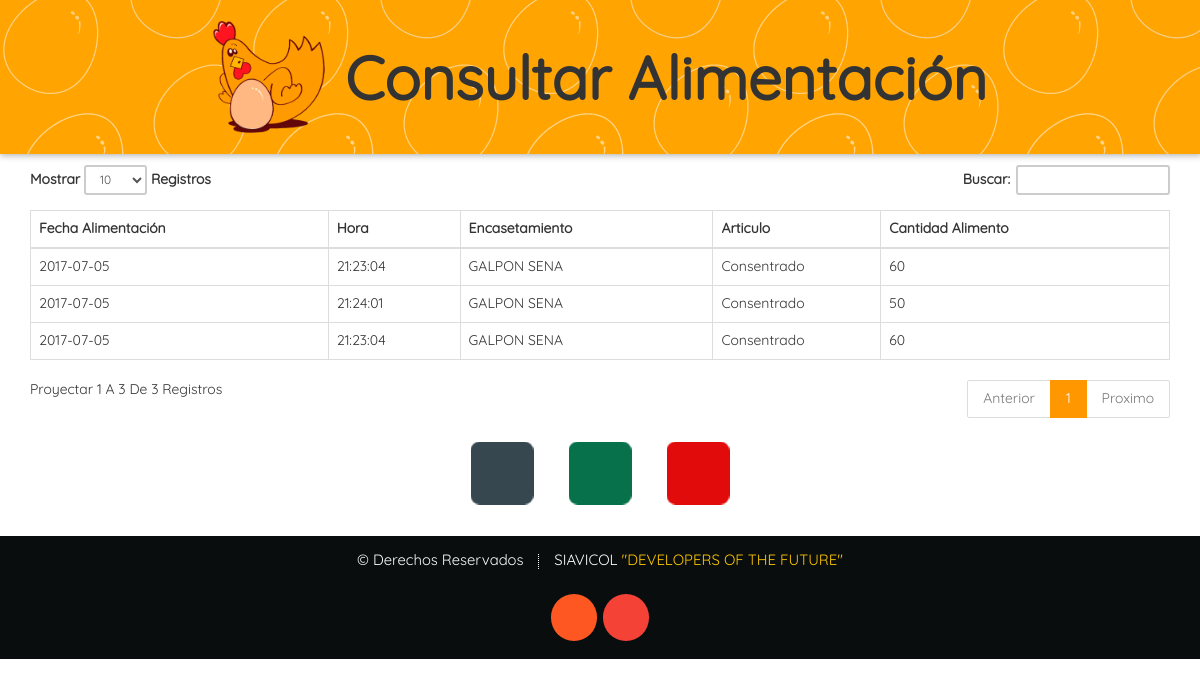
Page /Paginas/Administrador/Consultar/Cons_Alimentacion.php (signed in) on the committed database.
### tables this page shows
CREATE TABLE `alimentacion` (
  `idAlimentacion` bigint(20) NOT NULL AUTO_INCREMENT,
  `idEncasetamiento` bigint(20) NOT NULL,
  `idArticulo` bigint(20) NOT NULL,
  `Cantidad` int(11) NOT NULL,
  `Fecha` date NOT NULL,
  `Hora` time NOT NULL,
  PRIMARY KEY (`idAlimentacion`),
  KEY `idEncasetamiento` (`idEncasetamiento`),
  KEY `idArticulo` (`idArticulo`),
  CONSTRAINT `alimentacion_ibfk_1` FOREIGN KEY (`idEncasetamiento`) REFERENCES `encasetamiento` (`idEncasetamiento`) ON DELETE CASCADE
);

CREATE TABLE `galpon` (
  `idGalpon` bigint(11) NOT NULL AUTO_INCREMENT,
  `NombreGalpon` varchar(30) NOT NULL,
  `ExtensionGalpon` int(11) NOT NULL,
  `CantidadAnimales` int(11) NOT NULL,
  `Estado` varchar(10) NOT NULL,
  PRIMARY KEY (`idGalpon`)
);

CREATE TABLE `articulos` (
  `idArticulo` bigint(20) NOT NULL AUTO_INCREMENT,
  `idTipoArticulo` bigint(20) NOT NULL,
  `idMarca` bigint(20) NOT NULL,
  `Nombre` varchar(30) NOT NULL,
  `UnidadMedida` varchar(30) NOT NULL,
  PRIMARY KEY (`idArticulo`),
  KEY `idTipoArticulo` (`idTipoArticulo`),
  KEY `idMarca` (`idMarca`),
  KEY `idMarca_2` (`idMarca`),
  CONSTRAINT `articulos_ibfk_1` FOREIGN KEY (`idMarca`) REFERENCES `marcas` (`idMarca`) ON DELETE CASCADE,
  CONSTRAINT `articulos_ibfk_2` FOREIGN KEY (`idTipoArticulo`) REFERENCES `tipoarticulos` (`idTipoArticulo`) ON DELETE CASCADE
);

### Paginas/Administrador/Consultar/Cons_Alimentacion.php (the view, shortened to what this page needs)
<?php
if (isset($_SESSION['ADMINISTRADOR']))
{
?>
<!DOCTYPE html>
<html lang="es">
<head>
	<link rel="stylesheet" type="text/css" href="../../../assets/css/icons.css" />
	<link rel="stylesheet" type="text/css" href="../../../assets/css/component.css" />
	<link rel="stylesheet" type="text/css" href="../../../assets/css/bootstrap.min.css"/>
</head>
<body>
  <div class="container-s">
	<div class="mp-pusher" id="mp-pusher">
	  <div class="scroller">
        <div class="scroller-inner">
          <div class="block block-40 ">
            <a href="#" id="trigger" class="menu-trigger icon_m icon-reorder-option"></a>
              <div class="banner_contenido">
                <img class="logo_siavicol" src="../../../assets/img/Logo_Siavicol.png" alt="">
                <h1 class="banner_h1">Consultar Alimentación</h1>
              </div>
          </div>
		    <div class="container">
              <table class="table table-hover table-bordered" id="sampleTable">
              	<thead>
		          <tr>
			        <th>Fecha Alimentación</th>
			        <th>Hora</th>
			        <th>Encasetamiento</th>
			        <th>Articulo</th>
			        <th>Cantidad Alimento</th>
		          </tr>
	            </thead>
	            <tbody>
				  <?php
					$local="localhost";
					$usuario="root";
					$contra="";
					$bd="siavicol";
					$conexion=mysqli_connect($local,$usuario,$contra,$bd);
					$busqueda="SELECT `idAlimentacion`, galpon.NombreGalpon, articulos.Nombre, alimentacion.Cantidad, `Fecha`, `Hora` FROM `alimentacion` INNER JOIN encasetamiento ON alimentacion.idEncasetamiento=encasetamiento.idEncasetamiento INNER JOIN articulos ON alimentacion.idArticulo=articulos.idArticulo INNER JOIN galpon ON encasetamiento.idGalpon=galpon.idGalpon	 ORDER BY Fecha";
					$query=mysqli_query($conexion,$busqueda);
					while ($fila=mysqli_fetch_row($query)){
						echo "<tr> ";
						echo "<td>$fila[4]  </td>";
						echo "<td>$fila[5]  </td>";
						echo "<td>$fila[1] </td>";
						echo "<td>$fila[2] </td>";
						echo "<td>$fila[3] </td>
						</tr>";
						}
 					?>
                </tbody>
			  </table>
			</div>
          <div class="box">
			<a class="button button--Registrar" href="../Registrar/Reg_Alimentacion.php" ><i class="button__icons icon_b icon-reply-arrow"></i><span>Guardar</span></a>
			<a class="button button--Excel" target="_blank" href="../Exportar/Exportar_Excel/Expor-Excel_Alimentacion.php"><i class="button__icons icon_b icon-xls"></i><span>Exportar Excel</span></a>
			<a class="button button--PDF" target="_blank" href="../Exportar/Exportar_PDF/Expor-PDF_Alimentacion.php"><i class="button__icons icon_b icon-pdf"></i><span>Exportar PDF</span></a>
		  </div>
		  <footer id="footer">
			<ul class="copyright">
			  <li class="copyright_li">&copy; Derechos Reservados</li><li class="copyright_li">SIAVICOL <a class="copyright_a" target="_blank" href="../Ayuda/Desarrolladores.php">"DEVELOPERS OF THE FUTURE"</a></li>
			</ul>
			<div class="icons footer_ul">
			  <a target="_blank" href="https://siavicol.blogspot.com.co" class="footer_li icons circle-footer icon-blogger"><span class="label">Blogger</span></a>
			  <a target="_blank" href="https://plus.google.com/u/0/115246479691012654876" class="footer_li icons circle-footer icon-google-plus"><span class="label">Google+</span></a>
			</div>
		  </footer>
	    </div>
	  </div>
	</div>
  </div>
<?php
}
	else
{
	echo "<script type='text/javascript'>alert('Acceso Denegado');location='../../../index.php?Acceso Denegado'</script>";
}
?>
</body>
</html>

### rows in the picture
alimentacion: Fecha "2017-07-05", Hora "21:23:04", galpon.NombreGalpon "GALPON SENA", idArticulo.Nombre "Consentrado", Cantidad "60"
alimentacion: Fecha "2017-07-05", Hora "21:24:01", galpon.NombreGalpon "GALPON SENA", idArticulo.Nombre "Consentrado", Cantidad "50"
alimentacion: Fecha "2017-07-05", Hora "21:23:04", galpon.NombreGalpon "GALPON SENA", idArticulo.Nombre "Consentrado", Cantidad "60"
